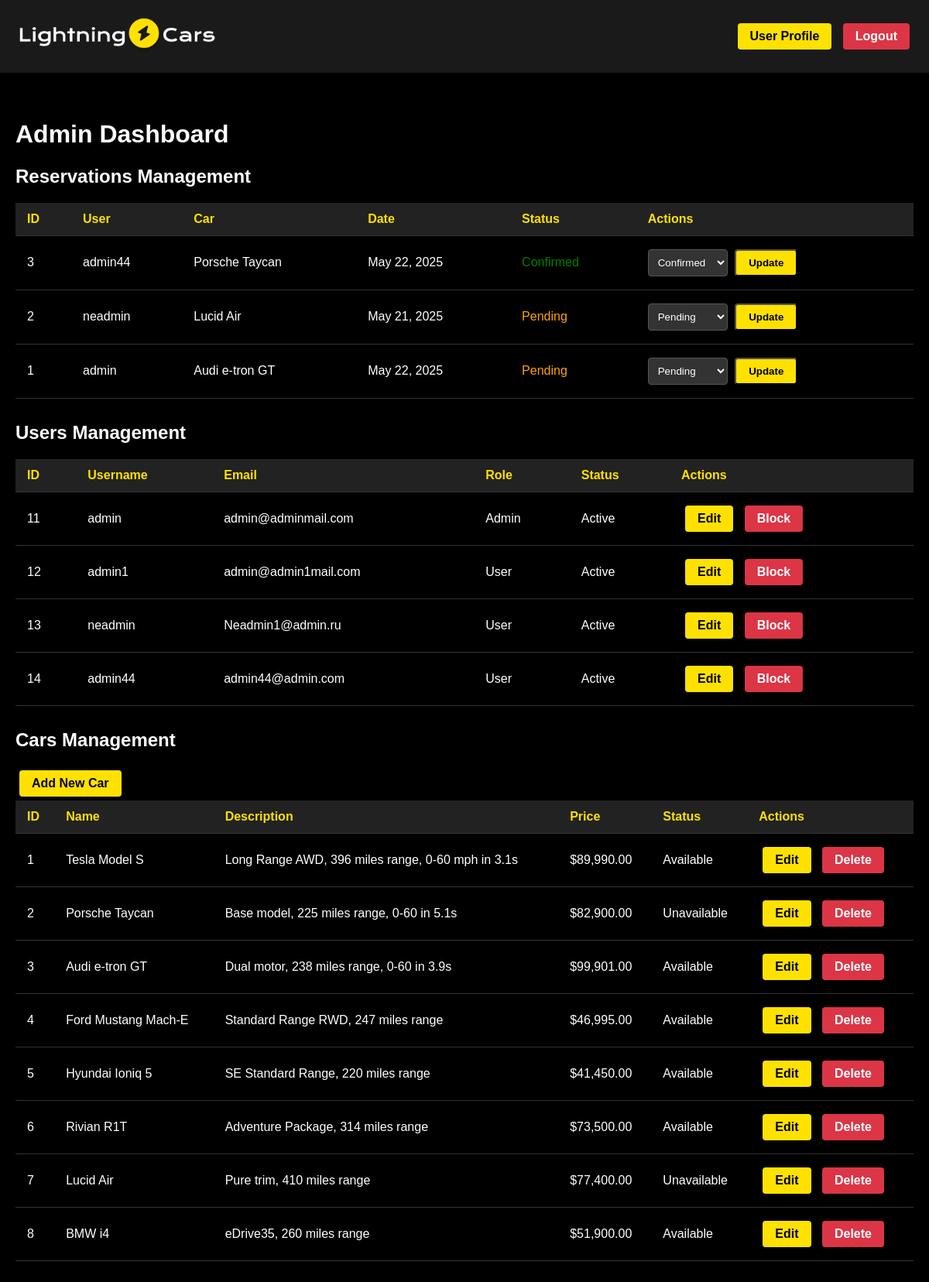
Page /admin_dashboard.php (signed in) on the committed database.
### tables this page shows
CREATE TABLE `reservations` (
  `reservation_id` int(11) NOT NULL,
  `user_id` int(11) NOT NULL,
  `car_id` int(11) NOT NULL,
  `start_date` date NOT NULL,
  `end_date` date DEFAULT NULL,
  `status` varchar(20) DEFAULT 'pending',
  `created_at` timestamp NOT NULL DEFAULT current_timestamp()
);

CREATE TABLE `users` (
  `id` int(11) NOT NULL,
  `username` varchar(50) NOT NULL,
  `password` varchar(255) NOT NULL,
  `email` varchar(100) DEFAULT NULL,
  `created_at` timestamp NOT NULL DEFAULT current_timestamp(),
  `is_active` tinyint(1) DEFAULT 1,
  `is_admin` tinyint(1) DEFAULT 0
);

CREATE TABLE `cars` (
  `car_id` int(11) NOT NULL,
  `name` varchar(100) NOT NULL,
  `year` int(11) NOT NULL,
  `price` decimal(10,2) NOT NULL,
  `description` text DEFAULT NULL,
  `is_available` tinyint(1) DEFAULT 1,
  `image_url` varchar(255) DEFAULT NULL,
  `seats` tinyint(4) DEFAULT 5,
  `created_at` timestamp NOT NULL DEFAULT current_timestamp(),
  `updated_at` timestamp NOT NULL DEFAULT current_timestamp() ON UPDATE current_timestamp()
);

### admin_dashboard.php (the view, shortened to what this page needs)
<?php
require 'auth.php';
$reservations = $pdo->query("
    SELECT r.*, u.username, c.name as car_name
    FROM reservations r
    JOIN users u ON r.user_id = u.id
    JOIN cars c ON r.car_id = c.car_id
    ORDER BY r.created_at DESC
")->fetchAll();
$users = $pdo->query("SELECT * FROM users")->fetchAll();
$cars = $pdo->query("SELECT * FROM cars")->fetchAll();
?>
<!DOCTYPE html>
<html lang="en">
<head>
</head>
<body>
    <header class="header">
        <a href="./index.php"><img src="./img/Logo.png" class="logo" style="height: 50px;"></a>
        <div>
            <a href="profile.php" class="btn">User Profile</a>
            <a href="logout.php" class="btn btn-danger">Logout</a>
        </div>
    </header>
    <div class="admin-container">
        <h1>Admin Dashboard</h1>
        <h2>Reservations Management</h2>
        <table>
            <thead>
                <tr>
                    <th>ID</th>
                    <th>User</th>
                    <th>Car</th>
                    <th>Date</th>
                    <th>Status</th>
                    <th>Actions</th>
                </tr>
            </thead>
            <tbody>
                <?php foreach ($reservations as $res): ?>
                <tr>
                    <td><?= $res['reservation_id'] ?></td>
                    <td><?= htmlspecialchars($res['username']) ?></td>
                    <td><?= htmlspecialchars($res['car_name']) ?></td>
                    <td><?= date('M j, Y', strtotime($res['start_date'])) ?></td>
                    <td class="status-<?= $res['status'] ?>"><?= ucfirst($res['status']) ?></td>
                    <td>
                        <form method="POST" style="display:inline;">
                            <select name="status">
                                <option value="pending" <?= $res['status'] == 'pending' ? 'selected' : '' ?>>Pending</option>
                                <option value="confirmed" <?= $res['status'] == 'confirmed' ? 'selected' : '' ?>>Confirmed</option>
                            </select>
                            <button type="submit" name="update_status" class="btn">Update</button>
                        </form>
                    </td>
                </tr>
                <?php endforeach; ?>
            </tbody>
        </table>
        <h2>Users Management</h2>
        <table>
            <thead>
                <tr>
                    <th>ID</th>
                    <th>Username</th>
                    <th>Email</th>
                    <th>Role</th>
                    <th>Status</th>
                    <th>Actions</th>
                </tr>
            </thead>
            <tbody>
                <?php foreach ($users as $user): ?>
                <tr>
                    <td><?= $user['id'] ?></td>
                    <td><?= htmlspecialchars($user['username']) ?></td>
                    <td><?= htmlspecialchars($user['email']) ?></td>
                    <td><?= $user['is_admin'] ? 'Admin' : 'User' ?></td>
                    <td><?= $user['is_active'] ? 'Active' : 'Blocked' ?></td>
                    <td>
                        <a href="edit_user.php?id=<?= $user['id'] ?>" class="btn">Edit</a>
                        <?php if ($user['is_active']): ?>
                            <a href="block_user.php?id=<?= $user['id'] ?>" class="btn btn-danger">Block</a>
                        <?php else: ?>
                            <a href="unblock_user.php?id=<?= $user['id'] ?>" class="btn">Unblock</a>
                        <?php endif; ?>
                    </td>
                </tr>
                <?php endforeach; ?>
            </tbody>
        </table>
        <h2>Cars Management</h2>
        <a href="add_car.php" class="btn">Add New Car</a>
        <table>
            <thead>
                <tr>
                    <th>ID</th>
                    <th>Name</th>
                    <th>Description</th>
                    <th>Price</th>
                    <th>Status</th>
                    <th>Actions</th>
                </tr>
            </thead>
            <tbody>
                <?php foreach ($cars as $car): ?>
                <tr>
                    <td><?= $car['car_id'] ?></td>
                    <td><?= htmlspecialchars($car['name']) ?></td>
                    <td><?= htmlspecialchars($car['description']) ?></td>
                    <td>$<?= number_format($car['price'], 2) ?></td>
                    <td><?= $car['is_available'] ? 'Available' : 'Unavailable' ?></td>
                    <td>
                        <a href="edit_car.php?id=<?= $car['car_id'] ?>" class="btn">Edit</a>
                        <a href="delete_car.php?id=<?= $car['car_id'] ?>"
                           class="btn btn-danger"
                           onclick="return confirm('Are you sure?')">Delete</a>
                    </td>
                </tr>
                <?php endforeach; ?>
            </tbody>
        </table>
    </div>
</body>
</html>

### admin_dashboard.php (style rules this page uses)
:root { --primary: #FFE100; --dark: #1a1a1a; --light: #f8f9fa; }
body { font-family: 'KronaOne-Regular', sans-serif; background-color: #000; color: white; margin: 0; padding: 0; }
.header { display: flex; justify-content: space-between; padding: 20px; background-color: var(--dark); align-items: center; }
.admin-container { max-width: 1400px; margin: 20px auto; padding: 20px; }
table { width: 100%; border-collapse: collapse; margin-bottom: 30px; }
th, td { padding: 12px 15px; text-align: left; border-bottom: 1px solid #333; }
th { background-color: #222; color: var(--primary); }
.status-pending { color: orange; }
.status-confirmed { color: green; }
.btn { display: inline-block; padding: 8px 16px; background-color: var(--primary); color: black; text-decoration: none; border-radius: 4px; font-weight: bold; margin: 5px; }
.btn-danger { background-color: #dc3545; color: white; }
select, input { padding: 8px; background-color: #333; color: white; border: 1px solid #555; border-radius: 4px; }

### rows in the picture
reservations: reservation_id "3", user.username "admin44", car.name "Porsche Taycan", start_date "May 22, 2025", status "Confirmed"
reservations: reservation_id "2", user.username "neadmin", car.name "Lucid Air", start_date "May 21, 2025", status "Pending"
reservations: reservation_id "1", user.username "admin", car.name "Audi e-tron GT", start_date "May 22, 2025", status "Pending"
users: id "11", username "admin", email "admin@adminmail.com", is_admin "Admin", is_active "Active"
users: id "12", username "admin1", email "admin@admin1mail.com", is_admin "User", is_active "Active"
users: id "13", username "neadmin", email "Neadmin1@admin.ru", is_admin "User", is_active "Active"
users: id "14", username "admin44", email "admin44@admin.com", is_admin "User", is_active "Active"
cars: car_id "1", name "Tesla Model S", description "Long Range AWD, 396 miles range, 0-60 mph in 3.1s", price "89,990.00", is_available "Available"
cars: car_id "2", name "Porsche Taycan", description "Base model, 225 miles range, 0-60 in 5.1s", price "82,900.00", is_available "Unavailable"
cars: car_id "3", name "Audi e-tron GT", description "Dual motor, 238 miles range, 0-60 in 3.9s", price "99,901.00", is_available "Available"
cars: car_id "4", name "Ford Mustang Mach-E", description "Standard Range RWD, 247 miles range", price "46,995.00", is_available "Available"
cars: car_id "5", name "Hyundai Ioniq 5", description "SE Standard Range, 220 miles range", price "41,450.00", is_available "Available"
cars: car_id "6", name "Rivian R1T", description "Adventure Package, 314 miles range", price "73,500.00", is_available "Available"
cars: car_id "7", name "Lucid Air", description "Pure trim, 410 miles range", price "77,400.00", is_available "Unavailable"
cars: car_id "8", name "BMW i4", description "eDrive35, 260 miles range", price "51,900.00", is_available "Available"
